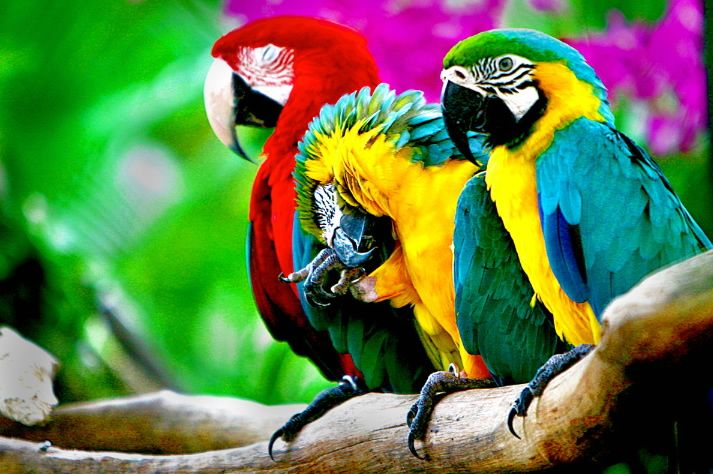
#> input picture 6 week/parrots.jpg, 713 x 474 px
$ python ukral.py
#> lines starting #> are read from the running program, lines starting #| are printed output that depends on the picture; long printed decimals are rounded
import numpy
import math
from skimage.io import imread
from skimage import img_as_float
from sklearn.cluster import KMeans
import matplotlib.pyplot as plt
import matplotlib.image as mpimg

# 1. Загрузите картинку parrots.jpg.
image = imread('parrots.jpg')
#> image is the input picture: shape (474, 713, 3); mean R, G, B 96.8, 122.9, 72.5
#print(image)

# Преобразуйте изображение, приведя все значения в интервал от 0 до 1. Для этого можно воспользоваться функцией img_as_float из модуля skimage.
image_float = img_as_float(image)
#print(image_float)

# 2. Создайте матрицу объекты-признаки: характеризуйте каждый пиксель тремя координатами - значениями интенсивности в пространстве RGB.
r = image_float[:, :, 0].ravel()
g = image_float[:, :, 1].ravel()
b = image_float[:, :, 2].ravel()
rgb = numpy.transpose(numpy.vstack((r, g, b)))

# 3. Запустите алгоритм K-Means с параметрами init='k-means++' и random_state=241.
kM = KMeans(init='k-means++', random_state=241)
kM.fit(rgb)
cl = kM.labels_

# После выделения кластеров все пиксели, отнесенные в один кластер, попробуйте заполнить двумя способами:
# медианным и средним цветом по кластеру.
colors_avg = kM.cluster_centers_
print(colors_avg)

cl_img = numpy.reshape(cl, (-1, 713))
img_new = numpy.copy(image_float)
for cluster in range(0, kM.n_clusters):
    # [4 lines of commented-out code are left out]

    img_new[cl_img == cluster] = colors_avg[cluster]
    plt.imshow(img_new)
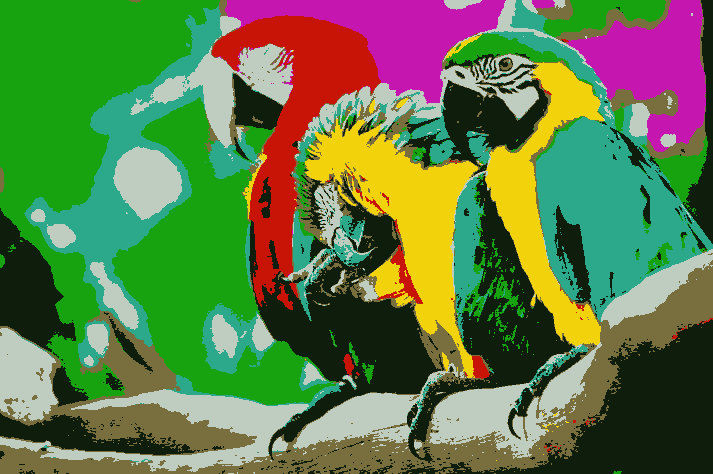
#> img_new: shape (474, 713, 3) float64; mean R, G, B 0.38, 0.482, 0.284

img_new_1 = numpy.copy(image_float)
for cluster in range(0, kM.n_clusters):
    median_r = numpy.median(img_new[:, :, 0][cl_img == cluster])
    median_g = numpy.median(img_new[:, :, 1][cl_img == cluster])
    median_b = numpy.median(img_new[:, :, 2][cl_img == cluster])
    print([median_r, median_g, median_b])

    img_new_1[cl_img == cluster] = [median_r, median_g, median_b]
    plt.imshow(img_new_1)
#> this loop made 8 passes
#> (median_r, median_g, median_b) on passes 1 to 8: (0.477, 0.433, 0.243), (0.751, 0.804, 0.756), (0.952, 0.827, 0.0449), (0.0936, 0.639, 0.0663), (0.0588, 0.117, 0.0505), (0.171, 0.663, 0.545), (0.778, 0.0886, 0.693), (0.787, 0.0767, 0.0286)
#| [0.4772, 0.4329, 0.2434]
#| [0.7509, 0.8045, 0.7559]
#| [0.9522, 0.8272, 0.04493]
#| [0.09363, 0.6387, 0.06629]
#| [0.05878, 0.1169, 0.05053]
#| [0.1709, 0.6629, 0.5448]
#| [0.7778, 0.08855, 0.6931]
#| [0.7867, 0.07675, 0.02855]


# 3. Измерьте качество получившейся сегментации с помощью метрики PSNR. Эту метрику нужно реализовать самостоятельно
def PSNR(image1, image2):
    """Function calculates PSNR metrics between two images"""
    mse = numpy.mean((image1 - image2) ** 2)
#> mse = 0.0145
    psnr = 10 * math.log10(numpy.max(image1) / mse)
#> psnr = 18.38
    return psnr

print(PSNR(image_float, img_new))
#| 18.381

# 4. Найдите минимальное количество кластеров, при котором значение PSNR выше 20 (можно рассмотреть не более
# 20 кластеров). Это число и будет ответом в данной задаче.
for i in range(1, 21):
    kM = KMeans(n_clusters = i, init = 'k-means++', random_state = 241)
    kM.fit(rgb)
    cl = kM.labels_
    colors_avg = kM.cluster_centers_
    cl_img = numpy.reshape(cl, (-1, 713))
    img_new = numpy.copy(image_float)
    for cluster in range(0, i):
        img_new[cl_img == cluster] = colors_avg[cluster]
    print(i, PSNR(image_float, img_new))
    plt.figure()
    plt.imshow(img_new)
#> this loop made 20 passes
#> (mse in PSNR, psnr in PSNR) on passes 1 to 12: (0.104, 9.84), (0.0615, 12.11), (0.0482, 13.17), (0.037, 14.32), (0.031, 15.09), (0.022, 16.57), (0.0171, 17.67), (0.0145, 18.38), (0.0122, 19.14), (0.0111, 19.54), (0.00981, 20.08), (0.00875, 20.58)
#| 1 9.838
#| 2 12.112
#| 3 13.173
#| 4 14.321
#| 5 15.092
#| 6 16.573
#| 7 17.672
#| 8 18.381
#> (further printed lines are left out)
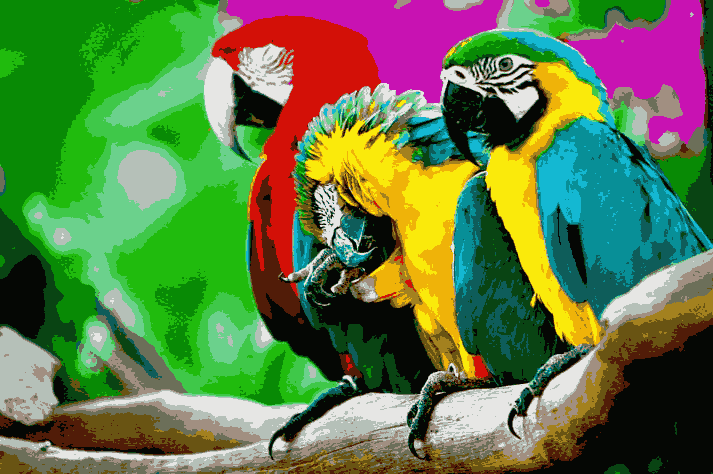
#> img_new: shape (474, 713, 3) float64; mean R, G, B 0.38, 0.482, 0.284
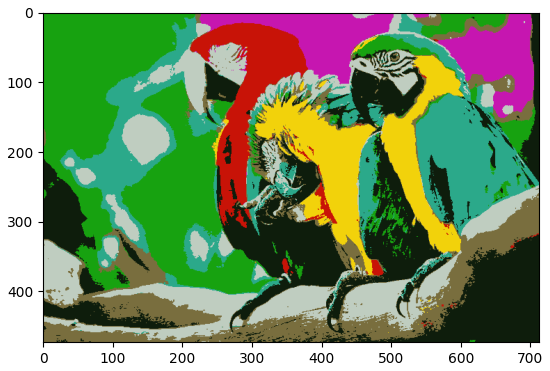
#> figure drawn by matplotlib, 1 panel
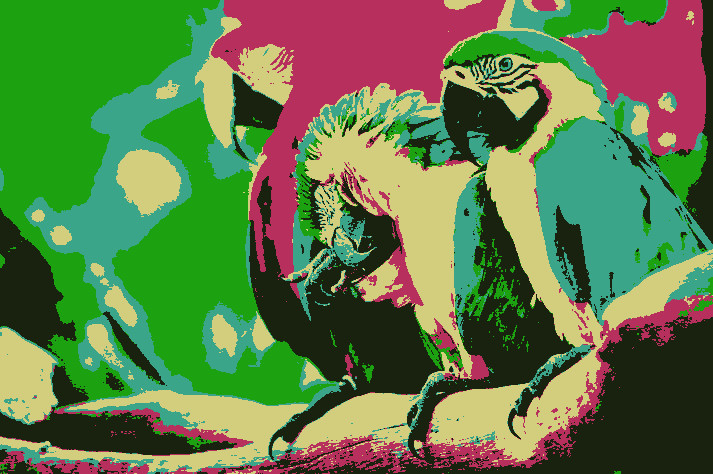
#> shown: shape (474, 713, 3) float64; mean R, G, B 0.379, 0.482, 0.284
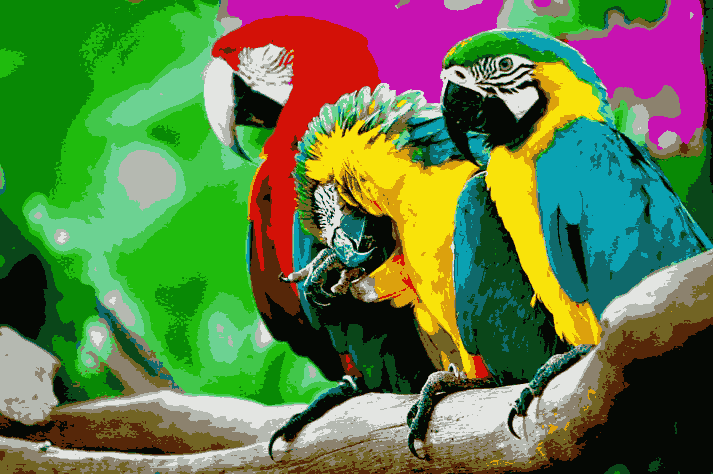
#> shown: shape (474, 713, 3) float64; mean R, G, B 0.38, 0.482, 0.284
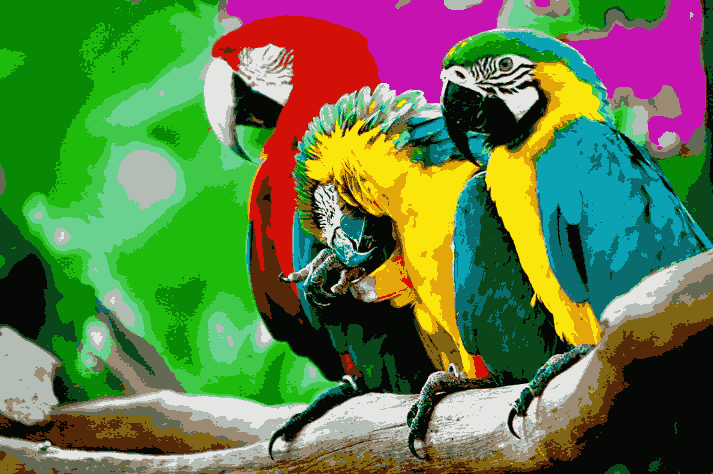
#> shown: shape (474, 713, 3) float64; mean R, G, B 0.38, 0.482, 0.284
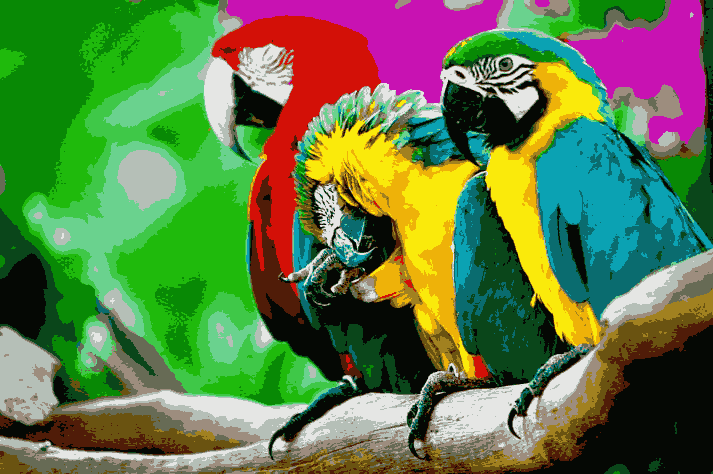
#> shown: shape (474, 713, 3) float64; mean R, G, B 0.38, 0.482, 0.284
